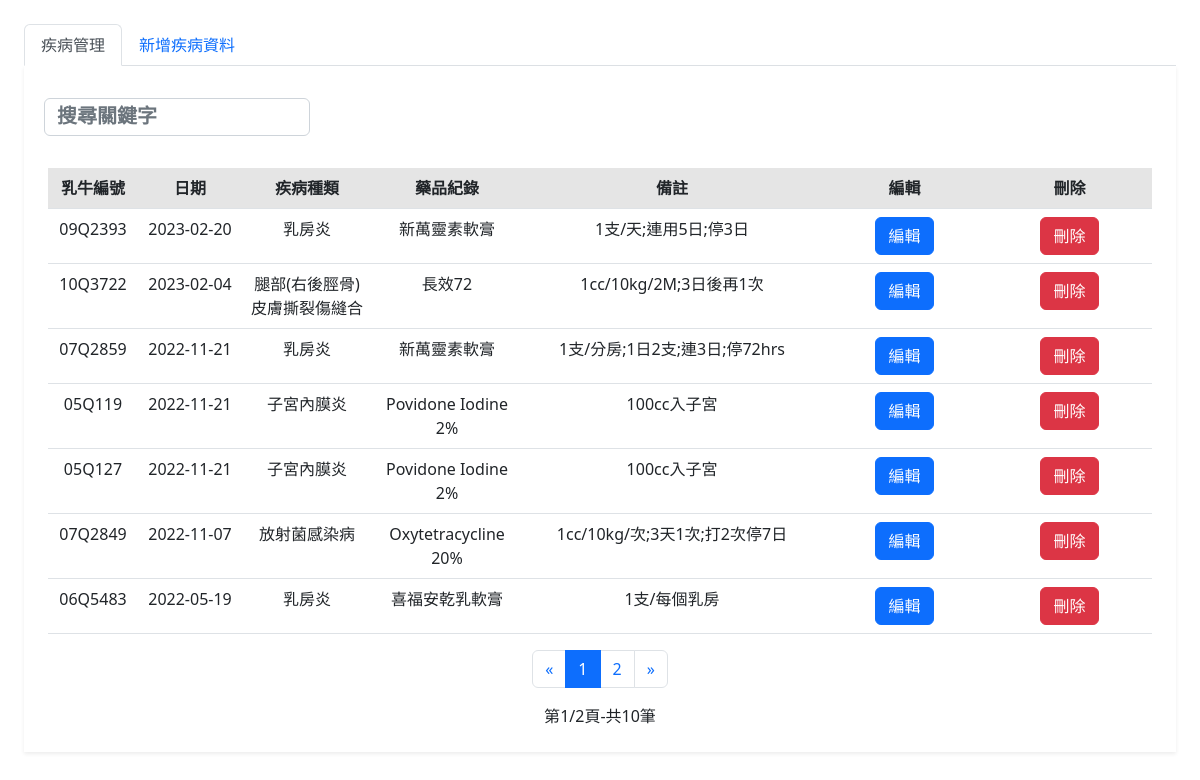
Page /fHealthManagement/diseaseManagement/diseaseManagement.php on the committed database.
### tables this page shows
CREATE TABLE `disease_management` (
  `sn` int(6) NOT NULL,
  `id` varchar(64) NOT NULL,
  `date` date NOT NULL,
  `disease` varchar(64) NOT NULL,
  `drugs` varchar(64) NOT NULL,
  `remark` varchar(64) NOT NULL
);

### fHealthManagement/diseaseManagement/diseaseManagement.php (the view, shortened to what this page needs)
<?php
require_once("../../SQLServer.php");
?>
<!doctype html>
<html lang="zh-TW">
<head>
  <link href="https://cdn.jsdelivr.net/npm/bootstrap@5.2.2/dist/css/bootstrap.min.css" rel="stylesheet">
  <link rel="stylesheet" href="../../css/text_box2.css">
  <link rel="stylesheet" href="../../css/indexcss.css">
</head>
<body>
  <div name="content" style="width:100%; height: 100vh ;   padding:1.5rem  ;   ">
    <div class="tab-content">
      <ul class="nav nav-tabs" role="tablist">
        <li class="nav-item">
          <a href="#diseaseManagement" class="nav-link active" data-toggle="tab">疾病管理</a>
        </li>
        <li class="nav-item">
          <a href="#addDiseaseManagement" class="nav-link" data-toggle="tab">新增疾病資料</a>
        </li>
      </ul>
      <div class="tab-pane active bg-white shadow-sm p-4" id="diseaseManagement">
        <div class="row">
          <div class="col-md-3 p-2">
            <input type="search" class="search form-control" data-table="table table-hover" placeholder="搜尋關鍵字" style="width:100%;">
          </div>
        </div>
        <br>
        <div class="table-responsive" style="overflow-y: hidden;">
          <div id="cow_table" style="text-align:center;">
            <table id="rule" class="table table-hover">
              <thead>
                <tr class="table-active">
                  <th>乳牛編號</th>
                  <th>日期</th>
                  <th>疾病種類</th>
                  <th>藥品紀錄</th>
                  <th>備註</th>
                  <th>編輯</th>
                  <th>刪除</th>
                </tr>
              </thead>
              <tbody>
                <?php
                $query = "SELECT * FROM disease_management ";
                $result = mysqli_query($db_link, $query);
                $num = mysqli_num_rows($result);
                $per = 7;
                $pages = ceil($num / $per);
                if (!isset($_GET["page"])) {
                  $page = 1;
                } else {
                  $page = intval($_GET["page"]);
                }
                $start = ($page - 1) * $per;
                $query .= "ORDER BY date DESC LIMIT $start,$per";
                $result = mysqli_query($db_link, $query);
                $i = 1;
                while ($row = mysqli_fetch_assoc($result)) {
                  $sn = $row['sn'];
                  $id = $row['id'];
                  $date = $row['date'];
                  $disease = $row['disease'];
                  $drugs = $row['drugs'];
                  $remark = $row['remark'];
                ?>
                  <tr>
                    <td width="90px"><?php echo $id ?></td>
                    <td width="104px"><?php echo $date ?></td>
                    <td width="130px"><?php echo $disease ?></td>
                    <td width="150px"><?php echo $drugs ?></td>
                    <td width="300px"><?php echo $remark ?></td>
                    <td><button class="view_data btn btn-primary" GetSn="<?php echo $sn; ?>">編輯</button></td>
                    <?php
                    echo "<td><button id=\"linkDel_$i\" onclick=\"#del\" class='btn btn-danger'>刪除</button></td>";
                    ?>
                  </tr>
                <?php
                  $i += 1;
                }
                ?>
              </tbody>
            </table>
            <?php
            echo "
                                    <center><div class='row text-center'>
                                        <div class='col-12 justify-content-center' style='display:flex;'>
                                                <nav aria-label='Page navigation example'>
                                                    <ul class='pagination'>
                                                        <li class='page-item'>
                                                            <a class='page-link' href='?page=1' aria-label='Previous'>
                                                                <span aria-hidden='true'>&laquo;</span>
                                                            </a>
                                                        </li> ";
            for ($i = 1; $i <= $pages; $i++) {
              if ($page - 5 < $i && $i < $page + 4) {
                if ($page == $i) {
                  echo "<li class='page-item active'><a class='page-link' href=?page=" . $i . " >" . $i . "</a></li> ";
                } else {
                  echo "<li class='page-item'><a class='page-link' href=?page=" . $i . " >" . $i . "</a></li> ";
                }
              }
            }
            echo "<li class='page-item'><a class='page-link' aria-label='Next' href=?page=" . $pages . " ><span aria-hidden='true'>&raquo;</span></a></li></ul>
                                    </nav></div>";
            echo "<div class=\"col-12\">第" . $page . "/" . $pages . "頁-共" . $num . "筆</div></center>";
            ?>
          </div>
        </div>
      </div>
    </div>
  </div>
</body>
</html>

### css/text_box2.css (style rules this page uses)
::placeholder { color: #FFF; font-size:20px; text-align:left; font-weight:bolder; }

### css/indexcss.css (style rules this page uses)
html, body { height: 100%; }

### rows in the picture
disease_management: id "09Q2393", date "2023-02-20", disease "乳房炎", drugs "新萬靈素軟膏", remark "1支/天;連用5日;停3日"
disease_management: id "10Q3722", date "2023-02-04", disease "腿部(右後脛骨)皮膚撕裂傷縫合", drugs "長效72", remark "1cc/10kg/2M;3日後再1次"
disease_management: id "07Q2859", date "2022-11-21", disease "乳房炎", drugs "新萬靈素軟膏", remark "1支/分房;1日2支;連3日;停72hrs"
disease_management: id "05Q119", date "2022-11-21", disease "子宮內膜炎", drugs "Povidone Iodine 2%", remark "100cc入子宮"
disease_management: id "05Q127", date "2022-11-21", disease "子宮內膜炎", drugs "Povidone Iodine 2%", remark "100cc入子宮"
disease_management: id "07Q2849", date "2022-11-07", disease "放射菌感染病", drugs "Oxytetracycline 20%", remark "1cc/10kg/次;3天1次;打2次停7日"
disease_management: id "06Q5483", date "2022-05-19", disease "乳房炎", drugs "喜福安乾乳軟膏", remark "1支/每個乳房"

### other values in the picture
$page "1"
$pages "2"
$num "10"
